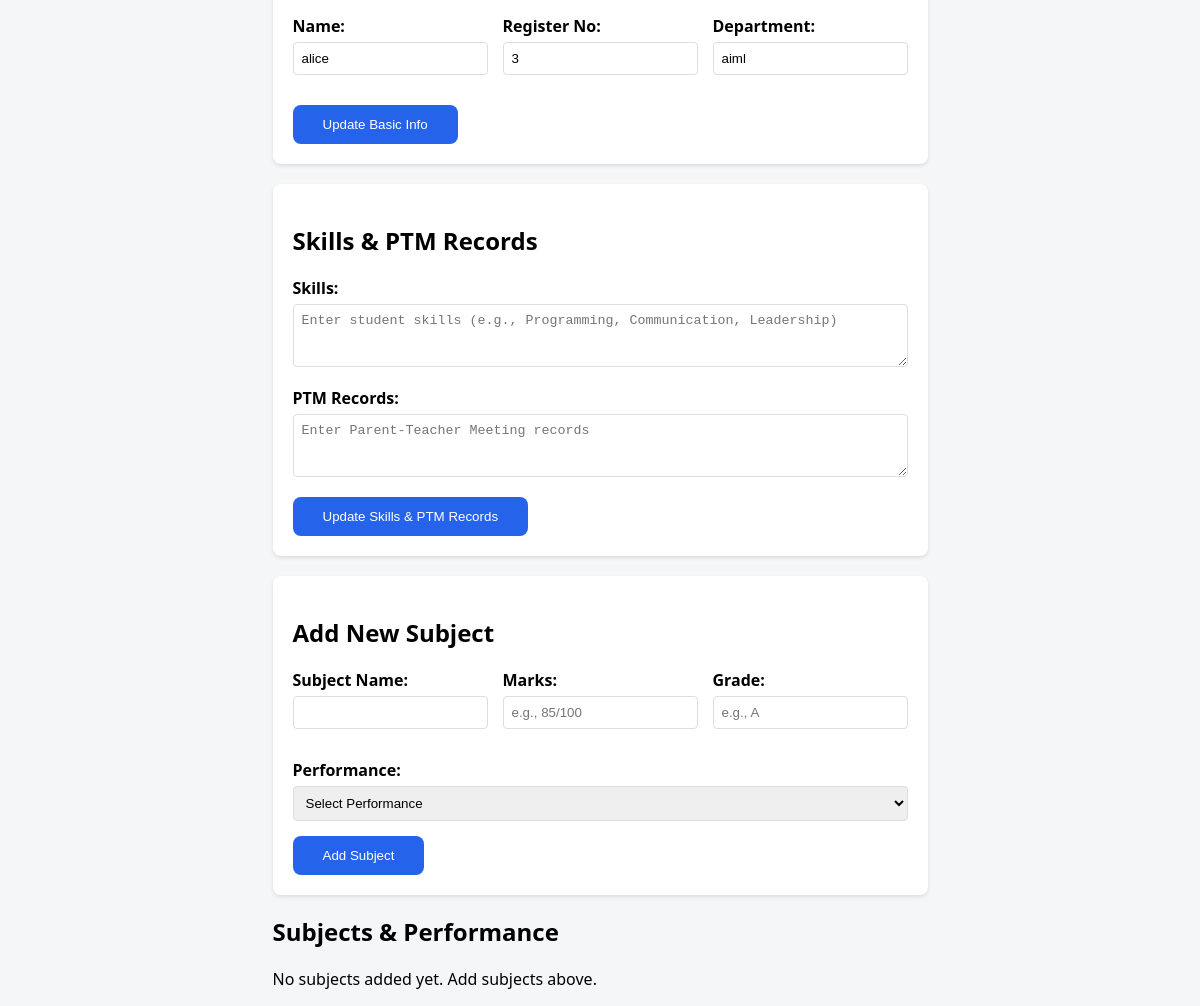
/edit_student/1/3 (signed in), run on the app's committed database.
### app.py (models this page shows)
class Student(db.Model):
    id = db.Column(db.Integer, primary_key=True)
    name = db.Column(db.String(100), nullable=False)
    regno = db.Column(db.String(50), unique=True, nullable=False)
    department = db.Column(db.String(100), nullable=False)
    semester = db.Column(db.Integer, nullable=False)
    passed_out = db.Column(db.Boolean, default=False)
    skills = db.Column(db.Text)  # Skills stored at student level
    ptm_records = db.Column(db.Text)  # PTM records stored at student level

### app.py (the view)
@app.route("/edit_student/<int:semester_id>/<int:student_id>")
@login_required
def edit_student(semester_id, student_id):
    student = Student.query.get_or_404(student_id)
    return render_template("edit_student.html", student=student, semester_id=semester_id)

### app.py (called while the page is built)
def login_required(f):
    @wraps(f)
    def decorated_function(*args, **kwargs):
        if not session.get('logged_in'):
            flash('Please login to access this page', 'error')
            return redirect(url_for('login'))
        return f(*args, **kwargs)
    return decorated_function

### mini_project-master/templates/edit_student.html (shortened to what this page needs)
<!DOCTYPE html>
<html lang="en">
<head>
    <link rel="stylesheet" href="{{ url_for('static', filename='style.css') }}">
</head>
<body>
    <div class="container">
        <div class="form-section">
            <form method="POST" action="{{ url_for('update_student_basic', semester_id=semester_id, student_id=student.id) }}">
                <div class="form-row">
                    <div class="form-group">
                        <label>Name:</label>
                        <input type="text" name="name" value="{{ student.name }}" required>
                    </div>
                    <div class="form-group">
                        <label>Register No:</label>
                        <input type="text" name="regno" value="{{ student.regno }}" required>
                    </div>
                    <div class="form-group">
                        <label>Department:</label>
                        <input type="text" name="department" value="{{ student.department }}" required>
                    </div>
                </div>
                <button type="submit" class="btn">Update Basic Info</button>
            </form>
        </div>
        <div class="form-section">
            <h2>Skills & PTM Records</h2>
            <form method="POST" action="{{ url_for('update_student_details', semester_id=semester_id, student_id=student.id) }}">
                <div class="form-group">
                    <label>Skills:</label>
                    <textarea name="skills" rows="3" placeholder="Enter student skills (e.g., Programming, Communication, Leadership)">{{ student.skills or '' }}</textarea>
                </div>
                <div class="form-group">
                    <label>PTM Records:</label>
                    <textarea name="ptm_records" rows="3" placeholder="Enter Parent-Teacher Meeting records">{{ student.ptm_records or '' }}</textarea>
                </div>
                <button type="submit" class="btn">Update Skills & PTM Records</button>
            </form>
        </div>
        <div class="form-section">
            <h2>Add New Subject</h2>
            <form method="POST" action="{{ url_for('add_subject', semester_id=semester_id, student_id=student.id) }}">
                <div class="form-row">
                    <div class="form-group">
                        <label>Subject Name:</label>
                        <input type="text" name="subject_name" required>
                    </div>
                    <div class="form-group">
                        <label>Marks:</label>
                        <input type="text" name="marks" placeholder="e.g., 85/100">
                    </div>
                    <div class="form-group">
                        <label>Grade:</label>
                        <input type="text" name="grade" placeholder="e.g., A">
                    </div>
                </div>
                <div class="form-group">
                    <label>Performance:</label>
                    <select name="performance">
                        <option value="">Select Performance</option>
                    </select>
                </div>
                <button type="submit" class="btn">Add Subject</button>
            </form>
        </div>
        <div class="table-section">
            <h2>Subjects & Performance</h2>
            {% if student.subjects %}
            <table class="data-table">
                <thead>
                    <tr>
                        <th>Subject Name</th>
                        <th>Marks</th>
                        <th>Grade</th>
                        <th>Performance</th>
                        <th>Actions</th>
                    </tr>
                </thead>
                <tbody>
                    {% for subject in student.subjects %}
                    <tr>
                        <form method="POST" action="{{ url_for('update_subject', semester_id=semester_id, subject_id=subject.id) }}">
                        <td><input type="text" name="subject_name" value="{{ subject.subject_name }}" required></td>
                        <td><input type="text" name="marks" value="{{ subject.marks or '' }}"></td>
                        <td><input type="text" name="grade" value="{{ subject.grade or '' }}"></td>
                        <td>
                            <select name="performance">
                                <option value="">Select</option>
                                <option value="Excellent" {% if subject.performance == 'Excellent' %}selected{% endif %}>Excellent</option>
                                <option value="Good" {% if subject.performance == 'Good' %}selected{% endif %}>Good</option>
                                <option value="Average" {% if subject.performance == 'Average' %}selected{% endif %}>Average</option>
                                <option value="Poor" {% if subject.performance == 'Poor' %}selected{% endif %}>Poor</option>
                            </select>
                        </td>
                        <td class="actions">
                            <button type="submit" class="btn-small">Update</button>
                            <a href="{{ url_for('delete_subject', semester_id=semester_id, subject_id=subject.id) }}"
                               class="btn-small btn-danger"
                               onclick="return confirm('Delete this subject?')">Delete</a>
                        </td>
                        </form>
                    </tr>
                    {% endfor %}
                </tbody>
            </table>
            {% else %}
            <p>No subjects added yet. Add subjects above.</p>
            {% endif %}
        </div>
    </div>
</body>
</html>

### mini_project-master/static/style.css (style rules this page uses)
body { background-color: #f4f6f8; font-family: "Segoe UI", sans-serif; display: flex; justify-content: center; align-items: center; height: 100vh; margin: 0; }
.btn { background-color: #2563eb; color: white; padding: 12px 28px; border-radius: 8px; text-decoration: none; font-weight: 500; transition: background 0.3s ease, transform 0.2s ease; }
.btn { background-color: #2563eb; color: white; padding: 12px 30px; border-radius: 8px; border: none; cursor: pointer; font-weight: 500; transition: background 0.3s ease, transform 0.2s ease; }
.form-group { margin-bottom: 15px; }
.form-group label { display: block; margin-bottom: 5px; }
.form-group input { width: 100%; padding: 8px; border: 1px solid #ddd; border-radius: 4px; }
button { background-color: #007bff; color: white; padding: 10px 20px; border: none; border-radius: 4px; cursor: pointer; }
.form-section { background: white; padding: 20px; margin: 20px 0; border-radius: 8px; box-shadow: 0 2px 4px rgba(0,0,0,0.1); }
.form-row { display: flex; gap: 15px; margin-bottom: 15px; }
.form-group { flex: 1; }
.form-group label { display: block; margin-bottom: 5px; font-weight: bold; }
.form-group input, .form-group select, .form-group textarea { width: 100%; padding: 8px; border: 1px solid #ddd; border-radius: 4px; box-sizing: border-box; }

### data on the page
Student: name "alice", regno "3", department "aiml"
